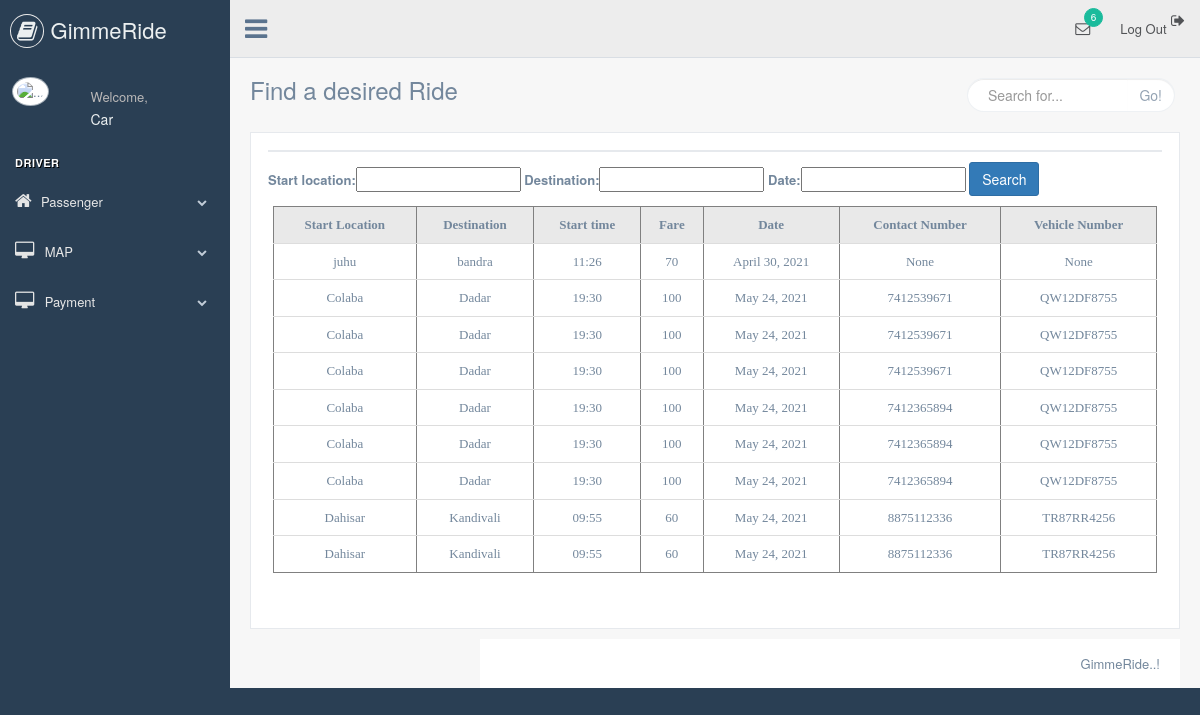
The app's page /driver/bikerender/ (signed in) with its own data.
### driver2/models.py (models this page shows, shortened)
class Bikeformmodel(models.Model):
    user = models.ForeignKey(User,null=True,on_delete=models.CASCADE)
    start_location = models.CharField(max_length=255)
    destination = models.CharField(max_length=255)
    start_time = models.CharField(null=True,max_length=255)
    journey_time = models.CharField(null=True,max_length=255)
    fare = models.IntegerField(null=True)
    date =  models.DateField(null=True)
    capacity = models.IntegerField(default='1',editable=False)
    contact_Number = models.IntegerField(null=True,max_length=10)
    vehicle_Number = models.CharField(null=True,max_length=10)
    license = models.ImageField(null=True,blank=True)

### driver/views.py (the view, shortened to what this page needs)
# urls.py: path('bikerender/', views.bikerender, name="bikerender"),
def bikerender(request):
    form = BikeformmodelForm()
    bikeformmodels = Bikeformmodel.objects.all()
    myfilter2 = Bikeformfilter(request.GET, queryset=bikeformmodels)
    bikeformmodels = myfilter2.qs
    context = {'bikeformmodels':bikeformmodels, 'myfilter2':myfilter2}
    return render(request, 'driver/bikerender.html', context)

### driver/templates/driver/bikerender.html (shortened to what this page needs)
{% load static %}
<!DOCTYPE html>
<html lang="en">
<head>
    <link href="{% static 'css/bootstrap.min.css' %}" rel="stylesheet">
    <link href="{% static 'css/font-awesome.min.css' %}" rel="stylesheet">
    <link href="{% static 'css/nprogress.css' %}" rel="stylesheet">
    <link href="{% static 'css/custom.min.css' %}" rel="stylesheet">
</head>
<body class="nav-md">
<div class="container body">
    <div class="main_container">
        <div class="col-md-3 left_col">
            <div class="left_col scroll-view">
                <div class="navbar nav_title" style="border: 0;">
                    <a href="#" class="site_title"><i class="fa fa-book"></i> <span>GimmeRide</span></a>
                </div>
                <div class="profile clearfix">
                    <div class="profile_pic">
                        <img src="images/img.jpg" alt="..." class="img-circle profile_img">
                    </div>
                    <div class="profile_info">
                        <span>Welcome,</span>
                        <h2>{{request.user}}</h2>
                    </div>
                    <div class="clearfix"></div>
                </div>
                <br/>
                <div id="sidebar-menu" class="main_menu_side hidden-print main_menu">
                    <div class="menu_section">
                        <h3>Driver</h3>
                        <ul class="nav side-menu">
                        <li class="dropdown"><a class="dropdown-toggle" data-toggle="dropdown"><i class="fa fa-home"></i>Passenger<span class="fa fa-chevron-down"></span></a>
                    </li>
                        <li><a href="{% url 'map2' %}"><i class="fa fa-desktop"></i> MAP <span
                                    class="fa fa-chevron-down"></span></a>
                        </li>
                        <li><a href="#"><i class="fa fa-desktop"></i> Payment <span
                                    class="fa fa-chevron-down"></span></a>
                        </li>
                        </ul>
                    </div>
                </div>
            </div>
        </div>
        <div class="top_nav">
            <div class="nav_menu">
                <nav>
                    <div class="nav toggle">
                        <a id="menu_toggle"><i class="fa fa-bars"></i></a>
                    </div>
                    <ul class="nav navbar-nav navbar-right">
                        <li class="">
                                <li><a href="{% url 'logout2' %}"><i class="fa fa-sign-out pull-right"></i> Log Out</a></li>
                        </li>
                        <li role="presentation" class="dropdown">
                            <a href="javascript:;" class="dropdown-toggle info-number" data-toggle="dropdown"
                               aria-expanded="false">
                                <i class="fa fa-envelope-o"></i>
                                <span class="badge bg-green">6</span>
                            </a>
                        </li>
                    </ul>
                </nav>
            </div>
        </div>
        <div class="right_col" role="main">
            <div class="">
                <div class="page-title">
                    <div class="title_left">
                        <h3>Find a desired Ride</h3>
                    </div>
                    <div class="title_right">
                        <div class="col-md-5 col-sm-5 col-xs-12 form-group pull-right top_search">
                            <div class="input-group">
                                <input type="text" class="form-control" placeholder="Search for...">
                    <span class="input-group-btn">
                      <button class="btn btn-default" type="button">Go!</button>
                    </span>
                            </div>
                        </div>
                    </div>
                </div>
                <div class="clearfix"></div>
                <div class="row" style="min-height:500px">
                    <div class="col-md-12 col-sm-12 col-xs-12">
                        <div class="x_panel">
                            <div class="x_title">
                            </div>
                            <div class="card card-body">
                                <form method="get">
                                    {{myfilter2.form}}
                                <button class="btn btn-primary" type="submit">Search</button>
                                </form>
                            <div class="x_content">
                            <div class ="container h-100">
                                <div class="table-responsive">
                                        <table class="table table-hover" align="center" cellpadding="5" cellspacing="0" border="1">
                                            <thead class="thead-dark">
                                                <tr bgcolor="#E9E9E9">
                                                    <td align = "center"><b><font style = "font-family: avenir" >Start Location</font></b></td>
                                                    <td align = "center"><b><font style = "font-family: avenir" >Destination</font></b></td>
                                                    <td align = "center"><b><font style = "font-family: avenir" >Start time</font></b></td>
                                                    <td align = "center"><b><font style = "font-family: avenir" >Fare</font></b></td>
                                                    <td align = "center"><b><font style = "font-family: avenir" >Date</font></b></td>
                                                    <td align = "center"><b><font style = "font-family: avenir" >Contact Number</font></b></td>
                                                    <td align = "center"><b><font style = "font-family: avenir" >Vehicle Number</font></b></td>
                                                </tr>
                                            </thead>
                                            <tbody>
                                                    <tr bgcolor="#FFFFFF">
                                                        <form action="RequestSelectedRideController">
                                                        {% for obj in bikeformmodels %}
                                                        <tr>
                                                        <td align = "center"><font style = "font-family: avenir" >{{obj.start_location}}</font></b></td>
                                                        <td align = "center"><font style = "font-family: avenir" >{{obj.destination}}</font></b></td>
                                                        <td align = "center"><font style = "font-family: avenir" > {{obj.start_time}}</font></b></td>
                                                        <td align = "center"><font style = "font-family: avenir" >{{obj.fare}}</font></b></td>
                                                        <td align = "center"><font style = "font-family: avenir" >{{obj.date}}</font></b></td>
                                                        <td align = "center"><font style = "font-family: avenir" >{{obj.contact_Number}}</font></b></td>
                                                        <td align = "center"><font style = "font-family: avenir" >{{obj.vehicle_Number}}</font></b></td>
                                                        </form>
                                                    </tr>
                                                        {% endfor %}
                                            </tbody>
                                        </table>
                                        <br/>
                                </div>
                            </div>
                        </div>
                    </div>
                </div>
            </div>
        </div>
        <footer>
            <div class="pull-right">
                GimmeRide..!
            </div>
            <div class="clearfix"></div>
        </footer>
    </div>
</div>
</body>
</html>

### records on screen
Bikeformmodel: start_location "juhu", destination "bandra", start_time "11:26", fare "70", date "April 30, 2021", contact_Number "None", vehicle_Number "None"
Bikeformmodel: start_location "Colaba", destination "Dadar", start_time "19:30", fare "100", date "May 24, 2021", contact_Number "7412539671", vehicle_Number "QW12DF8755"
Bikeformmodel: start_location "Colaba", destination "Dadar", start_time "19:30", fare "100", date "May 24, 2021", contact_Number "7412539671", vehicle_Number "QW12DF8755"
Bikeformmodel: start_location "Colaba", destination "Dadar", start_time "19:30", fare "100", date "May 24, 2021", contact_Number "7412539671", vehicle_Number "QW12DF8755"
Bikeformmodel: start_location "Colaba", destination "Dadar", start_time "19:30", fare "100", date "May 24, 2021", contact_Number "7412365894", vehicle_Number "QW12DF8755"
Bikeformmodel: start_location "Colaba", destination "Dadar", start_time "19:30", fare "100", date "May 24, 2021", contact_Number "7412365894", vehicle_Number "QW12DF8755"
Bikeformmodel: start_location "Colaba", destination "Dadar", start_time "19:30", fare "100", date "May 24, 2021", contact_Number "7412365894", vehicle_Number "QW12DF8755"
Bikeformmodel: start_location "Dahisar", destination "Kandivali", start_time "09:55", fare "60", date "May 24, 2021", contact_Number "8875112336", vehicle_Number "TR87RR4256"
Bikeformmodel: start_location "Dahisar", destination "Kandivali", start_time "09:55", fare "60", date "May 24, 2021", contact_Number "8875112336", vehicle_Number "TR87RR4256"

### other values on screen
{{ request.user }} "Car"
